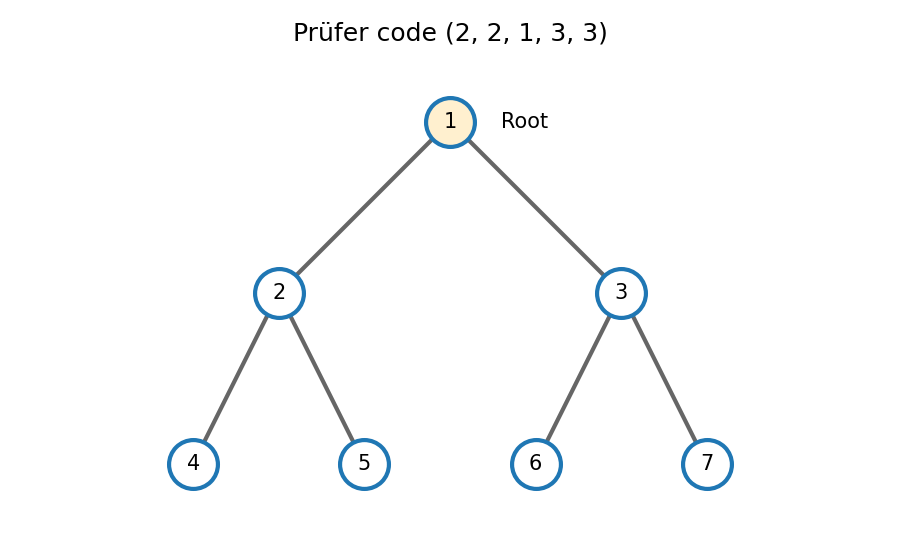

Write the Python code that produced this figure.
"""Python 3.14; Matplotlib in ../pyproject.toml. Output in CWD."""
import matplotlib
matplotlib.use("Agg")
import matplotlib.pyplot as plt
pos={1:(0,2),2:(-1,1),3:(1,1),4:(-1.5,0),5:(-.5,0),6:(.5,0),7:(1.5,0)}
edges=[(1,2),(1,3),(2,4),(2,5),(3,6),(3,7)]
fig,ax=plt.subplots(figsize=(6,3.7),facecolor="white")
for a,b in edges:ax.plot([pos[a][0],pos[b][0]],[pos[a][1],pos[b][1]],color=".4",lw=2)
for n,(x,y) in pos.items():
 ax.scatter([x],[y],s=550,facecolor="#fff0cf" if n==1 else "white",edgecolor="C0",lw=2,zorder=3)
 ax.text(x,y,str(n),ha="center",va="center",zorder=4)
ax.text(.3,2,"Root",va="center",fontsize=10)
ax.set_title("Prüfer code (2, 2, 1, 3, 3)")
ax.set_aspect("equal");ax.axis("off");ax.margins(.2)
fig.tight_layout();fig.savefig("2008-rooted-binary-tree.png",dpi=150,facecolor="white")
